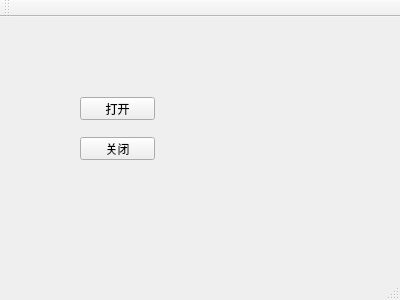
<?xml version="1.0" encoding="UTF-8"?>
<ui version="4.0">
 <class>MainWindow</class>
 <widget class="QMainWindow" name="MainWindow">
  <property name="geometry">
   <rect>
    <x>0</x>
    <y>0</y>
    <width>400</width>
    <height>300</height>
   </rect>
  </property>
  <property name="windowTitle">
   <string>MainWindow</string>
  </property>
  <widget class="QWidget" name="centralWidget">
   <widget class="QPushButton" name="pushButton">
    <property name="geometry">
     <rect>
      <x>80</x>
      <y>80</y>
      <width>75</width>
      <height>23</height>
     </rect>
    </property>
    <property name="text">
     <string>打开</string>
    </property>
   </widget>
   <widget class="QPushButton" name="pushButton_2">
    <property name="geometry">
     <rect>
      <x>80</x>
      <y>120</y>
      <width>75</width>
      <height>23</height>
     </rect>
    </property>
    <property name="text">
     <string>关闭</string>
    </property>
   </widget>
  </widget>
  <widget class="QMenuBar" name="menuBar">
   <property name="geometry">
    <rect>
     <x>0</x>
     <y>0</y>
     <width>400</width>
     <height>23</height>
    </rect>
   </property>
  </widget>
  <widget class="QToolBar" name="mainToolBar">
   <attribute name="toolBarArea">
    <enum>TopToolBarArea</enum>
   </attribute>
   <attribute name="toolBarBreak">
    <bool>false</bool>
   </attribute>
  </widget>
  <widget class="QStatusBar" name="statusBar"/>
 </widget>
 <layoutdefault spacing="6" margin="11"/>
 <resources/>
 <connections/>
</ui>
